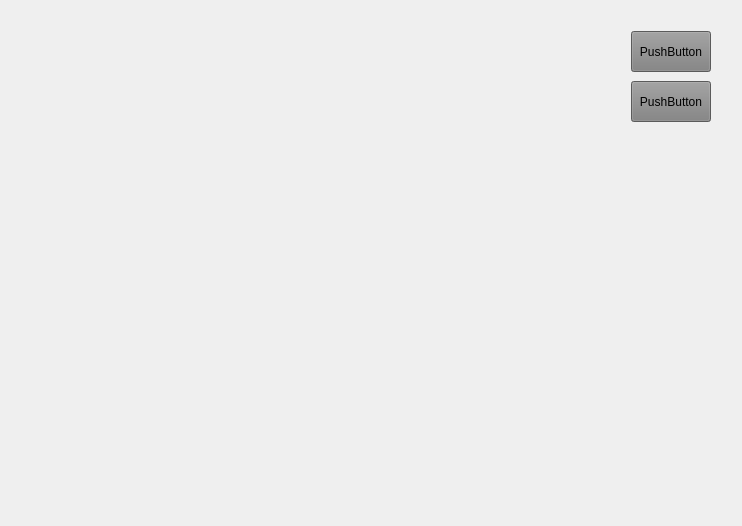
<?xml version="1.0" encoding="UTF-8"?>
<ui version="4.0">
 <class>Widget</class>
 <widget class="QWidget" name="Widget">
  <property name="geometry">
   <rect>
    <x>0</x>
    <y>0</y>
    <width>742</width>
    <height>526</height>
   </rect>
  </property>
  <property name="windowTitle">
   <string>Widget</string>
  </property>
  <property name="styleSheet">
   <string notr="true">QPushButton{
	background-color:gray;
}
QPushButton:pressed{
	background-color:#ff0000;
}</string>
  </property>
  <layout class="QVBoxLayout" name="verticalLayout">
   <item>
    <layout class="QHBoxLayout" name="horizontalLayout">
     <item>
      <spacer name="horizontalSpacer">
       <property name="orientation">
        <enum>Qt::Horizontal</enum>
       </property>
       <property name="sizeHint" stdset="0">
        <size>
         <width>40</width>
         <height>20</height>
        </size>
       </property>
      </spacer>
     </item>
     <item>
      <widget class="QWidget" name="right_menu" native="true">
       <property name="sizePolicy">
        <sizepolicy hsizetype="Fixed" vsizetype="Fixed">
         <horstretch>0</horstretch>
         <verstretch>0</verstretch>
        </sizepolicy>
       </property>
       <property name="minimumSize">
        <size>
         <width>120</width>
         <height>500</height>
        </size>
       </property>
       <widget class="PushButton" name="button_1">
        <property name="geometry">
         <rect>
          <x>20</x>
          <y>20</y>
          <width>80</width>
          <height>41</height>
         </rect>
        </property>
        <property name="text">
         <string>PushButton</string>
        </property>
       </widget>
       <widget class="PushButton" name="button_2">
        <property name="geometry">
         <rect>
          <x>20</x>
          <y>70</y>
          <width>80</width>
          <height>41</height>
         </rect>
        </property>
        <property name="text">
         <string>PushButton</string>
        </property>
       </widget>
      </widget>
     </item>
    </layout>
   </item>
   <item>
    <spacer name="verticalSpacer">
     <property name="orientation">
      <enum>Qt::Vertical</enum>
     </property>
     <property name="sizeHint" stdset="0">
      <size>
       <width>20</width>
       <height>278</height>
      </size>
     </property>
    </spacer>
   </item>
  </layout>
 </widget>
 <layoutdefault spacing="6" margin="11"/>
 <customwidgets>
  <customwidget>
   <class>PushButton</class>
   <extends>QPushButton</extends>
   <header>PushButton.h</header>
  </customwidget>
 </customwidgets>
 <resources/>
 <connections/>
</ui>
